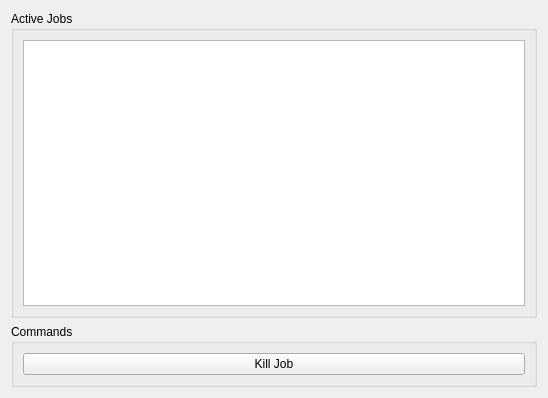
<?xml version="1.0" encoding="UTF-8"?>
<ui version="4.0">
 <class>mtServerForm</class>
 <widget class="QWidget" name="mtServerForm">
  <property name="geometry">
   <rect>
    <x>0</x>
    <y>0</y>
    <width>548</width>
    <height>398</height>
   </rect>
  </property>
  <property name="windowTitle">
   <string>MotionTrackServer</string>
  </property>
  <layout class="QVBoxLayout" name="verticalLayout">
   <item>
    <widget class="QGroupBox" name="groupBox">
     <property name="title">
      <string>Active Jobs</string>
     </property>
     <layout class="QGridLayout" name="gridLayout">
      <item row="0" column="0">
       <widget class="QListWidget" name="jobList"/>
      </item>
     </layout>
    </widget>
   </item>
   <item>
    <widget class="QGroupBox" name="horizontalGroupBox">
     <property name="title">
      <string>Commands</string>
     </property>
     <layout class="QHBoxLayout" name="horizontalLayout">
      <item>
       <widget class="QPushButton" name="killButton">
        <property name="toolTip">
         <string>Kills a running motion track job</string>
        </property>
        <property name="text">
         <string>Kill Job</string>
        </property>
       </widget>
      </item>
     </layout>
    </widget>
   </item>
  </layout>
 </widget>
 <resources/>
 <connections/>
</ui>
